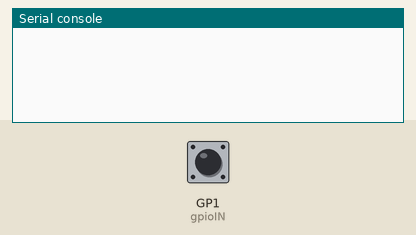
Simulated run of this program. Board: Raspberry Pi Pico running MicroPython. Shown: the last lines printed to the serial console. Inputs (shaded band) come from the test bench; at power-on: GP1 (gpioIN) HIGH.

Above: at 1.2 s.
1.3 s: GP1 (gpioIN) pulled LOW for 0.15 s
At 2.6 s:
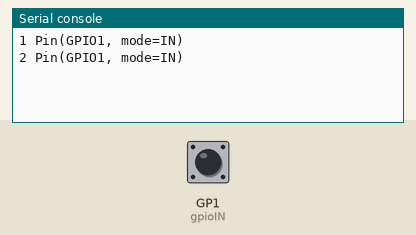
2.9 s: GP1 (gpioIN) pulled LOW for 1 s
At 5.1 s:
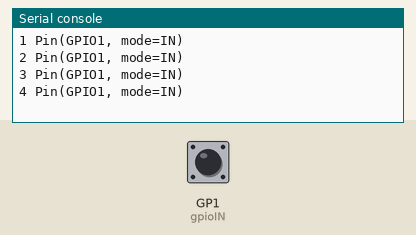
5.4 s: GP1 (gpioIN) pulled LOW for 0.15 s
At 5.9 s:
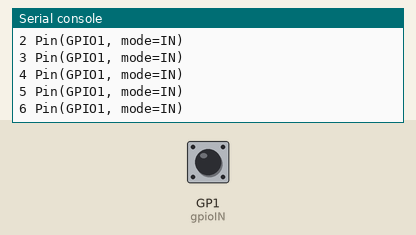
Timing chart, 0 to 8.4 s (numbered marks = the images above; inputs shaded):
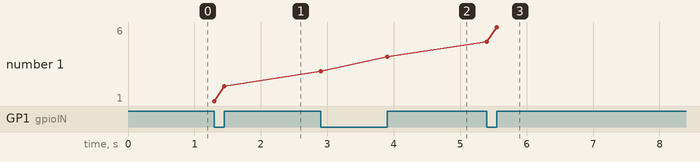

Measured:
- after the input at 1.3 s, the serial console: prints a new line at once (image 1)
- after the input at 2.9 s, the serial console: prints a new line at once (image 2)
- after the input at 5.4 s, the serial console: prints a new line at once (image 3)
- plotted number 1: 2 → 4 after the input at 2.9 s, 4 → 6 after the input at 5.4 s

The program:

test.py
```python
# from getConfig import getConf
# from json import loads
#
# config  = getConf('baseConfig.json')
# print(config.sections())
# print(config.items('api'))
# print(config.items('api')['updatewifi'])
#
# # for section in config.sections():
# #     for key in config.options(section):
# #         print(key)
# # for section in config.sections():
# #     for key in config.options(section):
# #         form_key = f"{section}_{key}"  # Composite key for each field in the form
# #         #print(formData[form_key])
# #         if form_key in formData:
# #             #Checking if field is diff from saved field, if is pass if diff update config
# #             if config.items(section)[key] == formData[form_key]:
# #                 pass
# #             else:
# #                 print(f'form key DIFF {config.items(section)[key]} {formData[form_key]} ')
# #                 config.set(section, key, formData[form_key])
# # #
# """
# ('tallybase',)
# {'tally1': [16, 17], 'tally4': [22, 26], 'tally3': [20, 21], 'tally2': [18, 19]}
# [16, 17] 16
#                    ---------
# ([16, 17],)
# [22, 26] 22
#                    ---------
# ([22, 26],)
# Traceback (most recent call last):
#   File "<stdin>", line 356, in <module>
#   File "<stdin>", line 95, in setupMappings
# ValueError: invalid pin
#
#
# Task exception wasn't retrieved
# future: <Task> coro= <generator object 'start' at 3c186ac0>
# Traceback (most recent call last):
#   File "asyncio/core.py", line 1, in run_until_complete
#   File "/lib/mdns_client/client.py", line 74, in start
#   File "/lib/mdns_client/client.py", line 81, in _init_socket
# OSError: [Errno 112] EADDRINUSE
#
#
#
# """


# from espNeoPixelClass import setNeo, red, green, blue, white, off, purple
#
#
# import time
#
# while True:
#     setNeo(blue, 4, 1)
#     time.sleep(1)
#     setNeo(red, 5, 2)
#     time.sleep(1)
#     setNeo(green, 5, 0)
#     time.sleep(1)
#     setNeo(purple, 5, 3)
#     time.sleep(1)

from machine import Pin

count = 0
def test(pin):
    global count
    count +=1
    print(count, pin)


gpioIN = Pin(1, Pin.IN, Pin.PULL_UP)
gpioIN.irq(trigger=Pin.IRQ_RISING | Pin.IRQ_FALLING, handler=test)
```
